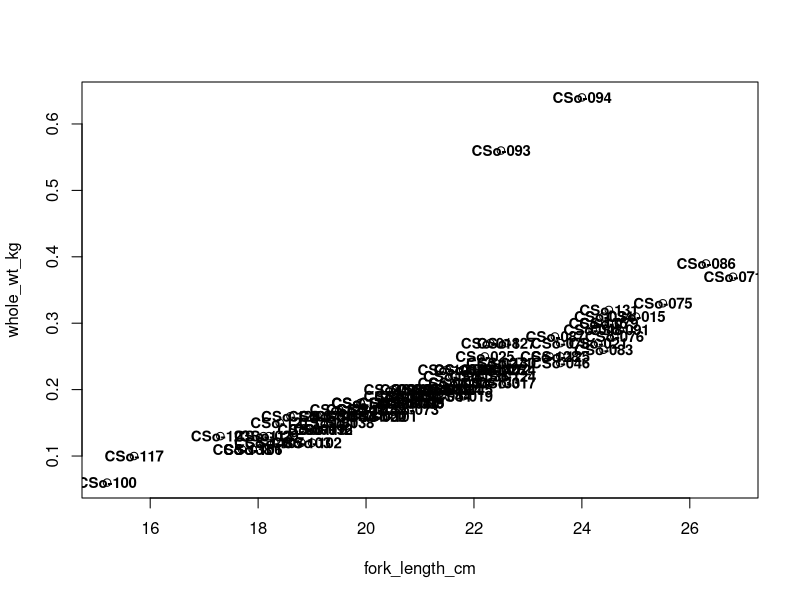

Here is the R script that generated this plot:
###Preparing data from C. sordidus study (Chagos 2019) to use in nutrient, growth, and reproduction analyses

####------load packages----####
library(tidyverse)

####----------------------------load data------------------------------------####
cso_dat<-read.csv("C_sordidus_used_data_clean.csv", header=TRUE)
str(cso_dat)


####----------------------limit data to mature females/females for which we have gonad samples-----------------------####
##so stage 3 in histology analysis
cso_dat_lfm<-
  cso_dat %>%
  filter(histo_stage == "3")
nrow(cso_dat_lfm) # n = 96


####---------------------more data processiong------------------------####
##2 outliers in terms of weight, definitely a result of error in data recording
##change weight to NA so they arent used in any weight calculations
plot(whole_wt_kg~fork_length_cm, data=cso_dat_lfm)
text(whole_wt_kg~fork_length_cm, labels=sample_ID, data=cso_dat_lfm, cex=0.9, font=2)
##CSO-93 and CSO-94 are the two outliers
cso_dat_lfm$whole_wt_kg[cso_dat_lfm$sample_ID=="CSo-093"]
cso_dat_lfm$whole_wt_kg[cso_dat_lfm$sample_ID=="CSo-094"]
cso_dat_lfm[cso_dat_lfm$whole_wt_kg==0.64,]
cso_dat_lfm[cso_dat_lfm$whole_wt_kg==0.56,]
#weights = 0.64 and 0.56, and these are the only two samples with those weights

cso_dat_lfm<-
  cso_dat_lfm %>%
  mutate(whole_wt_kg = na_if(whole_wt_kg, 0.56),
         whole_wt_kg = na_if(whole_wt_kg, 0.64))
str(cso_dat_lfm)


####----------------------center, log-trasnform variables for later use-----------------------####
cso_dat_lfm <- 
  cso_dat_lfm %>%
  mutate(c_length = fork_length_cm - mean(fork_length_cm),
         c_age = age_final - mean(age_final),
         lN15 = log(N15),
         lNperc = log(N_percent),
         llength = log(fork_length_cm),
         c_llength = llength - mean(llength),
         lweight = log(whole_wt_kg))


#convert whole weight estiamtes to grams, because fishbase a, b parameters in cm and grams,
#so change our units to make comparable
cso_dat_lfm <- 
  cso_dat_lfm %>%
  mutate(whole_wt_g = whole_wt_kg*1000,
         lweight_g = log(whole_wt_g))

###make gonad weight numeric, not factor
cso_dat_lfm <- 
  cso_dat_lfm %>%
  mutate(gonad.weight_g =  as.numeric(as.character(gonad.weight_g)))


####----------------------checking sample sizes-----------------------####
cso_dat_lfm %>% 
  group_by(atoll, island) %>% 
  tally()

cso_dat_lfm %>% 
  tally()


####-----------------------------------Save as .Rdata file-------------------------------####
save(cso_dat_lfm, file = "cso_data.Rdata")
